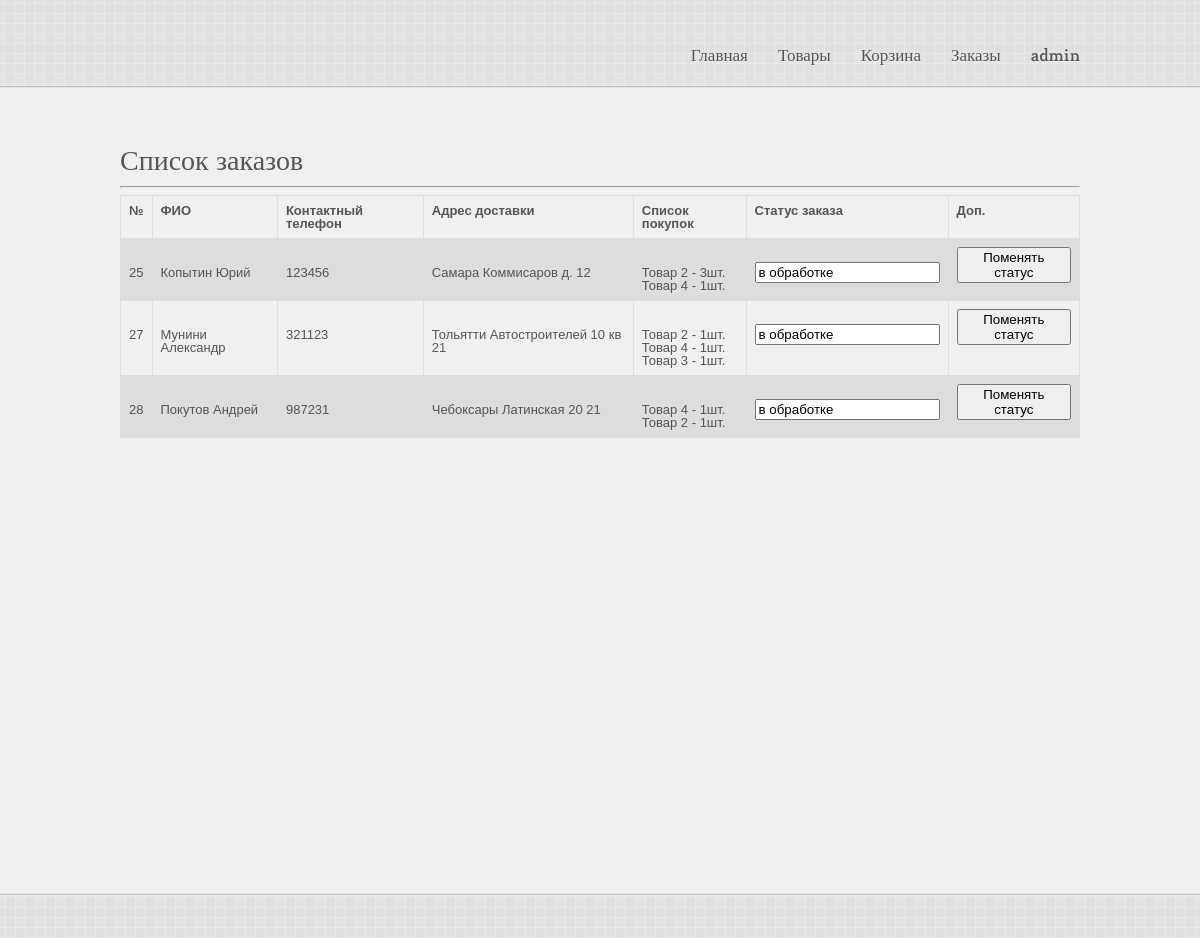
Page /public/index.php?page=orders (signed in) on the committed database.
### tables this page shows
CREATE TABLE `zakaz` (
  `id` int(11) NOT NULL,
  `fio` varchar(100) NOT NULL,
  `tel` varchar(20) NOT NULL,
  `address` varchar(100) NOT NULL,
  `info` text NOT NULL,
  `status` varchar(20) NOT NULL,
  `registeredas` varchar(30) DEFAULT NULL
);

### public/index.php (called while the page is built, shortened)
<?php
include('../main/route.php');

### main/config.php (called while the page is built, shortened)
<?php
function connect() {
    static $link;
    if (empty($link)) {
        $link = mysqli_connect('localhost', 'root', '', 'gbphp');
    }
    return $link;
}
function isAdmin(){
    return $_SESSION['isAdmin'] == 'YES';
}

### main/orders.php (the view, shortened to what this page needs)
<?php
function index()
{
  $sql = "SELECT id, fio, tel, address, info, status, registeredas FROM zakaz";
  $sql = isAdmin() ? $sql : $sql . " WHERE registeredas = '{$_SESSION['login']}'";
  $res = mysqli_query(connect(), $sql);
  $content = '
  <h1>Список заказов</h1>
  <hr>
  <table style="width:100%">
    <tr>
      <th>№</th>
      <th>ФИО</th>
      <th>Контактный телефон</th>
      <th>Адрес доставки</th>
      <th>Список покупок</th>
      <th>Статус заказа</th>
      <th>Доп.</th>
    </tr>';
  while (list($id, $fio, $tel, $address, $info, $status, $login) = mysqli_fetch_array($res)) {
    $dop = ($login == $_SESSION['login'] and $status == 'в обработке')
      ? "<button onclick=\"delZakaz($id)\">Удалить</button>"
      : '';
    if (isAdmin()) {
      $status = "<input type=\"text\" value=\"$status\"";
      $dop = "<button onclick=\"changeOrderStatus($id)\">Поменять статус</button>";
    }
    $info = json_decode($info, true);
    $prod = '';
    foreach ($info as $val) {
      $prod .= "{$val['name']} - {$val['count']}шт.<br>";
    }
    $content .= <<<php
    <tr id="$id">
      <td>$id</td><td>$fio</td><td>$tel</td><td>$address</td><td>$prod</td><td>$status</td><td>$dop</td>
    </tr>
php;
  }
  $content .='</table>';
  return $content;
}

### public/style.css (style rules this page uses)
html, body, div, span, applet, object, iframe, h1, h2, h3, h4, h5, h6, p, blockquote, pre, a, abbr, acronym, address, big, cite, code, del, dfn, em, font, img, ins, kbd, q, s, samp, small, strike, strong, tt, var, b, u, i, center, dl, dt, dd, ol, ul, li, fieldset, form, label, legend, table, caption, tbody, tfoot, thead, tr, th, td { margin:0; padding:0; border:0; outline:0; font-size:100%; vertical-align:baseline; background:transparent }
body { line-height:1 }
ol, ul { list-style:none }
table { border-collapse:collapse; border-spacing:0 }
body { font-family:"Lucida Grande", "Lucida Sans Unicode", "Trebuchet MS", Helvetica, Arial, sans-serif; background-color: #f0f0f0; color: #565656; font-size: 13px; overflow-y: scroll; overflow-x: hidden; }
html, body { height: 100%; }
#container { min-height: 100%; height: auto !important; height: 100%; margin: 0 auto -145px; }
#footer-wrapper, .push { height: 145px; }
a { text-decoration: none; color: #565656; }
h1, h2, h3, h4, h5, h6 { font-family: 'MidoMedium'; font-weight: normal; color: #565656; margin-bottom: 10px; }
h1 { font-size: 28px; }
#header-wrapper { min-width: 960px; height: 88px; background: transparent url(style/images/header-bg.png) repeat-x center bottom; }
#header { width: 960px; height: 88px; margin: 0 auto; position: relative; z-index: 999; }
#page-top { padding-bottom: 70px; }
#menu-wrapper { float: right; position: absolute; bottom: 23px; right: 0; }
#footer-wrapper { height: 45px; padding-top:100px; }
#footer { min-width: 960px; height: 45px; background: transparent url(style/images/footer-bg.png) repeat-x top center; }
#footer-content { width: 960px; height: 45px; margin: 0 auto; position: relative; }
.ddsmoothmenu { font-family: 'MidoMedium'; font-size: 17px; z-index: 1000; position: relative; text-shadow: 0px 1px 0px #efefef; }
.ddsmoothmenu ul { margin: 0; padding: 0; list-style-type: none; }
.ddsmoothmenu ul li { position: relative; display: inline; float: left; clear: none; margin-left: 20px; padding-left: 10px; }
.ddsmoothmenu ul li a { display: block; text-decoration: none; position: relative; text-shadow: 0px 1px 0px #efefef; }
.ddsmoothmenu ul li a, .ddsmoothmenu ul li a:visited { color: #565656; }
#piecemaker-container { display:block; min-height:460px; overflow:hidden; margin: -10px auto 40px; width: 960px; }
td, th { border: 1px solid #dddddd; text-align: left; padding: 8px; }
tr:nth-child(even) { background-color: #dddddd; }

### rows in the picture
zakaz: id "25", fio "Копытин Юрий", tel "123456", address "Самара Коммисаров д. 12", status "в обработке"
zakaz: id "27", fio "Мунини Александр", tel "321123", address "Тольятти Автостроителей 10 кв 21", status "в обработке"
zakaz: id "28", fio "Покутов Андрей", tel "987231", address "Чебоксары Латинская 20 21", status "в обработке"

### other values in the picture
strtr($template, $newDate) "Главная Товары Корзина Заказы admin"
$val['name'] "Товар 2"
$val['count'] "3"
$val['name'] "Товар 4"
$val['count'] "1"
$val['name'] "Товар 3"
